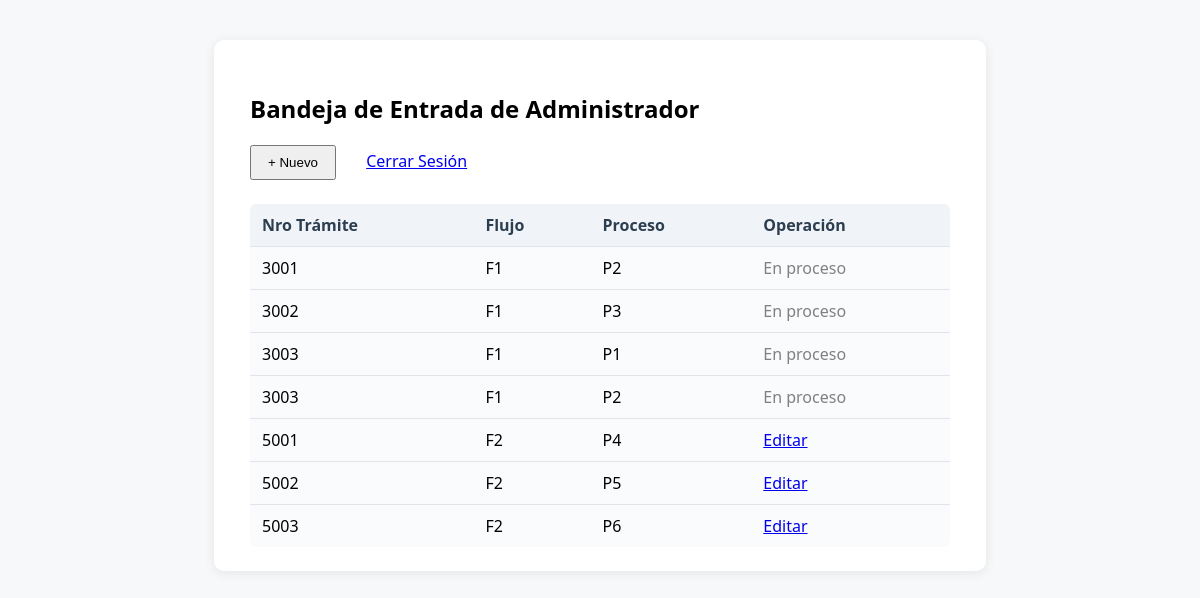
The app's page /bandeja_entrada_admin.php (signed in) with its own data.
### tables this page shows
CREATE TABLE flujo_proceso_seguimiento (
    flujo VARCHAR(10) NOT NULL,
    proceso VARCHAR(10) NOT NULL,
    numero_tramite INT NOT NULL,
    usuario VARCHAR(50) NOT NULL,
    fecha_inicio DATE NOT NULL,
    hora_inicio TIME NOT NULL,
    fecha_fin DATE DEFAULT NULL,
    hora_fin TIME DEFAULT NULL
);

### bandeja_entrada_admin.php (the view, shortened to what this page needs)
<?php
include './conexion.inc.php';
$rol = $_SESSION['rol'] ?? '';
$rango_flujo_proceso = [
    'estudiante' => ['F1' => ['P1', 'P2', 'P3', 'P4', 'P13'], 'F2' => ['P7']],
    'administrador' => ['F1' => ['P5', 'P6', 'P7', 'P8', 'P9', 'P9', 'P10', 'P11', 'P12'], 'F2' => ['P1', 'P2', 'P3', 'P4', 'P5', 'P6']],
];
$sql = "SELECT * FROM flujo_proceso_seguimiento WHERE hora_fin IS NULL";
$resultado = mysqli_query($conexion_workflow, $sql);
?>
<!DOCTYPE html>
<html lang="es">
<head>
    <link rel="stylesheet" href="style.css">
</head>
<body>
    <div class="container">
        <h2>Bandeja de Entrada de Administrador</h2>
        <div class="btn-group">
            <button class="btn" onclick="mostrarNuevoFlujo()">+ Nuevo</button>
            <a href="./login.php" class="btn">Cerrar Sesión</a>
        </div>
        <table>
            <tr>
                <th>Nro Trámite</th>
                <th>Flujo</th>
                <th>Proceso</th>
                <th>Operación</th>
            </tr>
            <?php while ($fila = mysqli_fetch_array($resultado)) : ?>
                <tr>
                    <td><?= htmlspecialchars($fila['numero_tramite']) ?></td>
                    <td><?= htmlspecialchars($fila['flujo']) ?></td>
                    <td><?= htmlspecialchars($fila['proceso']) ?></td>
                    <?php
                    $flujo = $fila['flujo'];
                    $proceso = $fila['proceso'];
                    $puede_editar = in_array($proceso, $rango_flujo_proceso[$rol][$flujo] ?? []);
                    ?>
                    <td>
                        <?php if ($puede_editar): ?>
                            <a href="principal.php?flujo=<?= urlencode($flujo) ?>&proceso=<?= urlencode($proceso) ?>&numero_tramite=<?= urlencode($fila['numero_tramite']) ?>">Editar</a>
                        <?php else: ?>
                            <span style="color: gray;">En proceso</span>
                        <?php endif; ?>
                    </td>
                </tr>
            <?php endwhile; ?>
        </table>
    </div>
</body>
</html>

### style.css (style rules this page uses)
body { background: #f6f8fa; font-family: 'Segoe UI', Arial, sans-serif; margin: 0; padding: 0; }
.container { max-width: 700px; margin: 40px auto; background: #fff; border-radius: 10px; box-shadow: 0 2px 12px rgba(0,0,0,0.08); padding: 32px 36px 24px 36px; }
table { width: 100%; border-collapse: collapse; margin-top: 24px; background: #fafbfc; border-radius: 6px; overflow: hidden; }
table th, table td { padding: 10px 12px; border-bottom: 1px solid #e1e4e8; text-align: left; }
table th { background: #f0f4f8; color: #2c3e50; font-weight: 600; }
table tr:last-child td { border-bottom: none; }

### bandeja_entrada_admin.php (style rules this page uses)
.btn-group { margin-bottom: 20px; }
.btn { padding: 8px 16px; margin-right: 10px; }

### records on screen
flujo_proceso_seguimiento: numero_tramite "3001", flujo "F1", proceso "P2", shows "En proceso"
flujo_proceso_seguimiento: numero_tramite "3002", flujo "F1", proceso "P3", shows "En proceso"
flujo_proceso_seguimiento: numero_tramite "3003", flujo "F1", proceso "P1", shows "En proceso"
flujo_proceso_seguimiento: numero_tramite "3003", flujo "F1", proceso "P2", shows "En proceso"
flujo_proceso_seguimiento: numero_tramite "5001", flujo "F2", proceso "P4"
flujo_proceso_seguimiento: numero_tramite "5002", flujo "F2", proceso "P5"
flujo_proceso_seguimiento: numero_tramite "5003", flujo "F2", proceso "P6"
